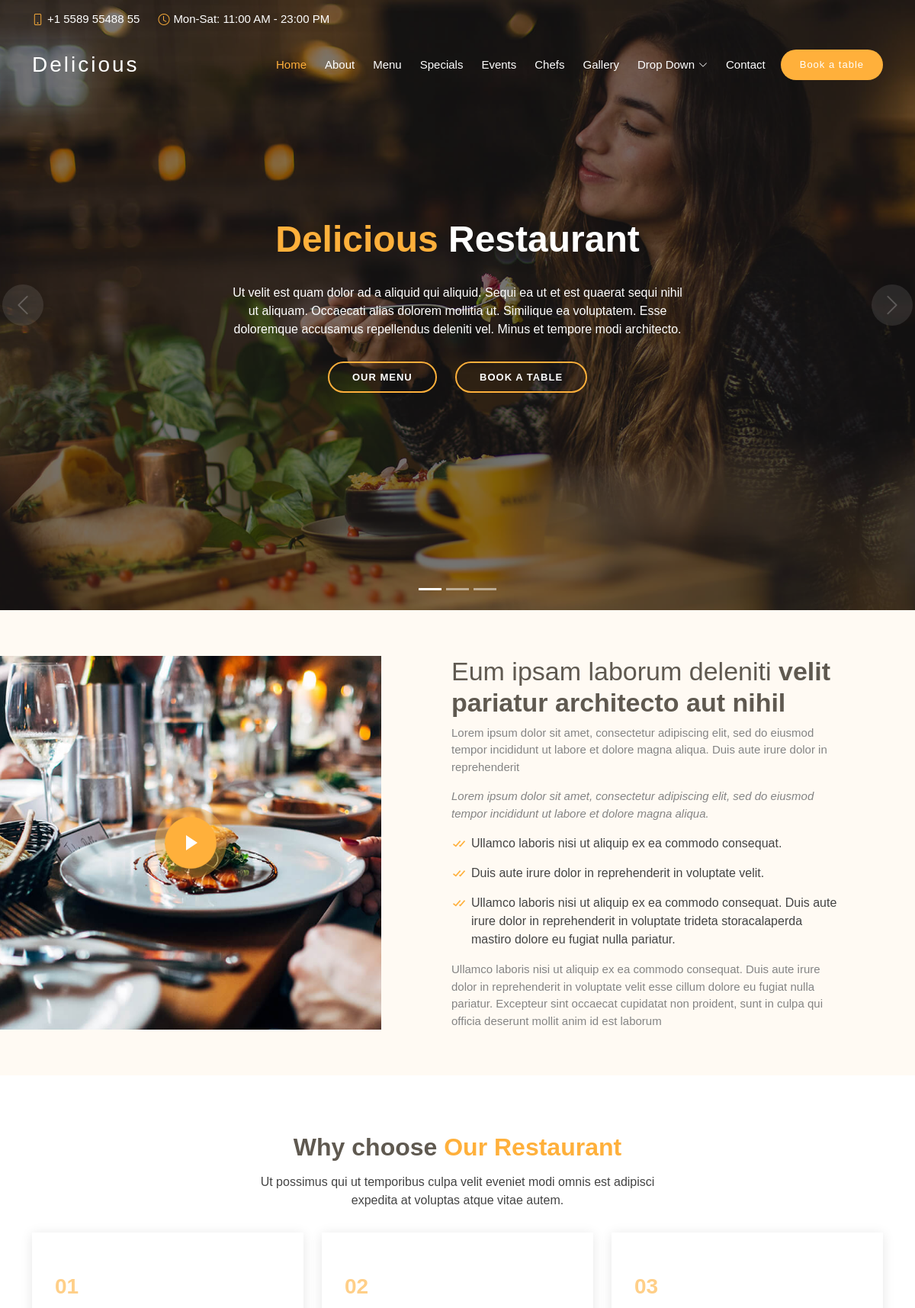
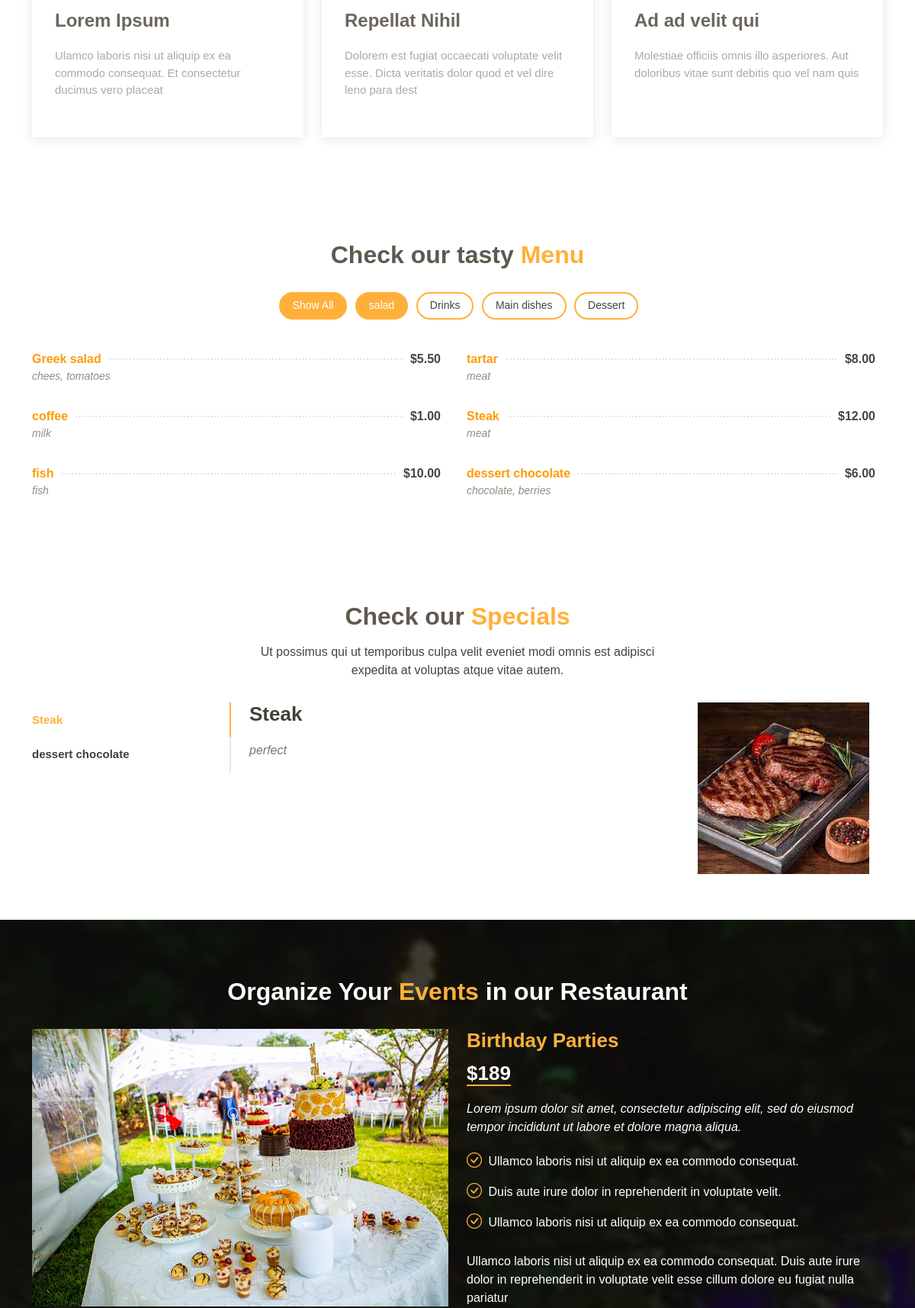
The page / (upper part) on the database its author committed (2 pictures, top to bottom).
### base/models.py (models this page shows, shortened)
class Category(models.Model):
    slug = models.SlugField(max_length=50, db_index=True)
    title = models.CharField(unique=True, max_length=50, db_index=True)
    position = models.SmallIntegerField(unique=True)
    is_visible = models.BooleanField(default=True)
    class Meta:
        ordering = ('position', 'is_visible',)
        index_together = (('id', 'slug'), )

class Menu(models.Model):
    def get_file_name (self, filename : str) -> str:
        ext_file = filename.strip().split('.')[-1]
        new_filename = f'{uuid.uuid4()}.{ext_file}'
        return os.path.join('menu/', new_filename)
    slug = models.SlugField(max_length=100, db_index=True)
    name = models.CharField(unique=True, max_length=50, db_index=True)
    ingrid = models.CharField(max_length=200)
    descript = models.TextField(max_length=500, default=True)
    price = models.DecimalField(max_digits= 8, decimal_places=2)
    special_dish = models.BooleanField(default=False)
    position = models.SmallIntegerField()
    is_visible = models.BooleanField(default=True)
    photo = models.ImageField(upload_to=get_file_name)
    category = models.ForeignKey(Category, on_delete= models.CASCADE)
    class Meta:
        ordering = ('is_visible', 'position')
        index_together = (('id', 'slug'), )

### base/views.py (the view)
# urls.py: path('', base),
def base (request):
    if request.method == 'POST':
        reserve = UserReservationForm(request.POST)
        if reserve.is_valid():
            reserve.save()
            return redirect('/')
    categories = Category.objects.filter(is_visible=True)
    menus = Menu.objects.filter(is_visible=True)
    specials = Menu.objects.filter(special_dish=True)
    event = Event.objects.filter(is_visible=True)
    whyus = WhyUs.objects.all()
    about = AboutUs.objects.filter(is_visible=True)
    gallerys = Galery.objects.filter(is_visible = True)
    reserve = UserReservationForm()
    data = {'categories': categories,
            'menus': menus,
            'specials': specials,
            'event': event,
            'about': about,
            'whyus': whyus,
            'gallerys': gallerys,
            'reserve_form': reserve
            }
    return render(request, 'base.html', context=data)

### base/templates/base.html (shortened to what this page needs)
{% extends 'index.html' %}
{% block content %}
    {% include 'About.html' %}
    {% include 'whyus.html' %}
    {% include 'menu.html' %}
    {% include 'specials.html' %}
    {% include 'event.html' %}
{% endblock %}

### templates/index.html (shortened to what this page needs)
{% load static %}
<!DOCTYPE html>
<html lang="en">
<head>
  <link href={% static "assets/vendor/animate.css/animate.min.css" %} rel="stylesheet">
  <link href={% static "assets/vendor/bootstrap/css/bootstrap.min.css" %} rel="stylesheet">
  <link href={% static "assets/vendor/bootstrap-icons/bootstrap-icons.css" %} rel="stylesheet">
  <link href={% static "assets/vendor/boxicons/css/boxicons.min.css" %} rel="stylesheet">
  <link href={% static "assets/vendor/glightbox/css/glightbox.min.css" %} rel="stylesheet">
  <link href={% static "assets/vendor/swiper/swiper-bundle.min.css" %} rel="stylesheet">
  <link href={% static "assets/css/style.css" %} rel="stylesheet">
</head>
<body>
  <section id="topbar" class="d-flex align-items-center fixed-top topbar-transparent">
    <div class="container-fluid container-xl d-flex align-items-center justify-content-center justify-content-lg-start">
      <i class="bi bi-phone d-flex align-items-center"><span>+1 5589 55488 55</span></i>
      <i class="bi bi-clock ms-4 d-none d-lg-flex align-items-center"><span>Mon-Sat: 11:00 AM - 23:00 PM</span></i>
    </div>
  </section>
  <header id="header" class="fixed-top d-flex align-items-center header-transparent">
    <div class="container-fluid container-xl d-flex align-items-center justify-content-between">
      <div class="logo me-auto">
        <h1><a href="index.html">Delicious</a></h1>
      </div>
      <nav id="navbar" class="navbar order-last order-lg-0">
        <ul>
          <li><a class="nav-link scrollto active" href="#hero">Home</a></li>
          <li><a class="nav-link scrollto" href="#about">About</a></li>
          <li><a class="nav-link scrollto" href="#menu">Menu</a></li>
          <li><a class="nav-link scrollto" href="#specials">Specials</a></li>
          <li><a class="nav-link scrollto" href="#events">Events</a></li>
          <li><a class="nav-link scrollto" href="#chefs">Chefs</a></li>
          <li><a class="nav-link scrollto" href="#gallery">Gallery</a></li>
          <li class="dropdown"><a href="#"><span>Drop Down</span> <i class="bi bi-chevron-down"></i></a>
          </li>
          <li><a class="nav-link scrollto" href="#contact">Contact</a></li>
        </ul>
      </nav>
      <a href="#book-a-table" class="book-a-table-btn scrollto">Book a table</a>
    </div>
  </header>
  <section id="hero">
    <div class="hero-container">
      <div id="heroCarousel" data-bs-interval="5000" class="carousel slide carousel-fade" data-bs-ride="carousel">
        <ol class="carousel-indicators" id="hero-carousel-indicators"></ol>
        <div class="carousel-inner" role="listbox">
          <div class="carousel-item active" style="background-image: url(assets/img/slide/slide-1.jpg);">
            <div class="carousel-container">
              <div class="carousel-content">
                <h2 class="animate__animated animate__fadeInDown"><span>Delicious</span> Restaurant</h2>
                <p class="animate__animated animate__fadeInUp">Ut velit est quam dolor ad a aliquid qui aliquid. Sequi ea ut et est quaerat sequi nihil ut aliquam. Occaecati alias dolorem mollitia ut. Similique ea voluptatem. Esse doloremque accusamus repellendus deleniti vel. Minus et tempore modi architecto.</p>
                <div>
                  <a href="#menu" class="btn-menu animate__animated animate__fadeInUp scrollto">Our Menu</a>
                  <a href="#book-a-table" class="btn-book animate__animated animate__fadeInUp scrollto">Book a Table</a>
                </div>
              </div>
            </div>
          </div>
        </div>
        <a class="carousel-control-prev" href="#heroCarousel" role="button" data-bs-slide="prev">
          <span class="carousel-control-prev-icon bi bi-chevron-left" aria-hidden="true"></span>
        </a>
        <a class="carousel-control-next" href="#heroCarousel" role="button" data-bs-slide="next">
          <span class="carousel-control-next-icon bi bi-chevron-right" aria-hidden="true"></span>
        </a>
      </div>
    </div>
  </section>
  <main id="main">
      {% block content %}
      {% endblock %}
  </main>
</body>
</html>

### base/templates/About.html
<section id="about" class="about">
  <div class="container-fluid">
    <div class="row">
      <div class="col-lg-5 align-items-stretch video-box" style='background-image: url("assets/img/about.jpg");'>
        <a href="https://www.youtube.com/watch?v=jDDaplaOz7Q" class="venobox play-btn mb-4" data-vbtype="video" data-autoplay="true"></a>
      </div>
      <div class="col-lg-7 d-flex flex-column justify-content-center align-items-stretch">
        <div class="content">
          <h3>Eum ipsam laborum deleniti <strong>velit pariatur architecto aut nihil</strong></h3>
          <p>
            Lorem ipsum dolor sit amet, consectetur adipiscing elit, sed do eiusmod tempor incididunt ut labore et dolore magna aliqua. Duis aute irure dolor in reprehenderit
          </p>
          <p class="fst-italic">
            Lorem ipsum dolor sit amet, consectetur adipiscing elit, sed do eiusmod tempor incididunt ut labore et dolore
            magna aliqua.
          </p>
          <ul>
            <li><i class="bx bx-check-double"></i> Ullamco laboris nisi ut aliquip ex ea commodo consequat.</li>
            <li><i class="bx bx-check-double"></i> Duis aute irure dolor in reprehenderit in voluptate velit.</li>
            <li><i class="bx bx-check-double"></i> Ullamco laboris nisi ut aliquip ex ea commodo consequat. Duis aute irure dolor in reprehenderit in voluptate trideta storacalaperda mastiro dolore eu fugiat nulla pariatur.</li>
          </ul>
          <p>
            Ullamco laboris nisi ut aliquip ex ea commodo consequat. Duis aute irure dolor in reprehenderit in voluptate
            velit esse cillum dolore eu fugiat nulla pariatur. Excepteur sint occaecat cupidatat non proident, sunt in
            culpa qui officia deserunt mollit anim id est laborum
          </p>
        </div>
      </div>
    </div>
  </div>
</section>

### base/templates/whyus.html
<section id="why-us" class="why-us">
  <div class="container">
    <div class="section-title">
      <h2>Why choose <span>Our Restaurant</span></h2>
      <p>Ut possimus qui ut temporibus culpa velit eveniet modi omnis est adipisci expedita at voluptas atque vitae autem.</p>
    </div>
    <div class="row">
      <div class="col-lg-4">
        <div class="box">
          <span>01</span>
          <h4>Lorem Ipsum</h4>
          <p>Ulamco laboris nisi ut aliquip ex ea commodo consequat. Et consectetur ducimus vero placeat</p>
        </div>
      </div>
      <div class="col-lg-4 mt-4 mt-lg-0">
        <div class="box">
          <span>02</span>
          <h4>Repellat Nihil</h4>
          <p>Dolorem est fugiat occaecati voluptate velit esse. Dicta veritatis dolor quod et vel dire leno para dest</p>
        </div>
      </div>
      <div class="col-lg-4 mt-4 mt-lg-0">
        <div class="box">
          <span>03</span>
          <h4> Ad ad velit qui</h4>
          <p>Molestiae officiis omnis illo asperiores. Aut doloribus vitae sunt debitis quo vel nam quis</p>
        </div>
      </div>
    </div>
  </div>
</section>

### base/templates/menu.html
<section id="menu" class="menu">
  <div class="container">
    <div class="section-title">
      <h2>Check our tasty <span>Menu</span></h2>
    </div>
    <div class="row">
      <div class="col-lg-12 d-flex justify-content-center">
        <ul id="menu-flters">
           <li data-filter="*" class="filter-active">Show All</li>
            {% for category in categories %}
                {% if forloop.first %}
                    <li data-filter=".filter-cat{{ category.pk }}" class="filter-active">{{ category.title }}</li>
                {% else %}
                    <li data-filter=".filter-cat{{ category.pk }}">{{ category.title }}</li>
                {% endif %}
            {% endfor %}
        </ul>
      </div>
    </div>
    <div class="row menu-container">
        {% for menu in menus %}
            <div class="col-lg-6 menu-item filter-cat{{ menu.category.pk}}">
                 <div class="menu-content">
                     <a href="#">{{ menu.name }}</a><span>${{ menu.price }}</span>
                </div>
            <div class="menu-ingredients">
                {{ menu.ingrid }}
            </div>
            </div>
        {% endfor %}
    </div>
  </div>
</section>

### base/templates/specials.html (shortened to what this page needs)
<section id="specials" class="specials">
  <div class="container">
    <div class="section-title">
      <h2>Check our <span>Specials</span></h2>
      <p>Ut possimus qui ut temporibus culpa velit eveniet modi omnis est adipisci expedita at voluptas atque vitae autem.</p>
    </div>
    <div class="row">
      <div class="col-lg-3">
        <ul class="nav nav-tabs flex-column">
            {% for menu in specials %}
                {% if forloop.first %}
                    <li class="nav-item">
                        <a class="nav-link active show" data-bs-toggle="tab" href="#tab-m{{ menu.pk }}">{{ menu.name }}</a>
                    </li>
                {% else %}
                    <li class="nav-item">
                        <a class="nav-link" data-bs-toggle="tab" href="#tab-m{{ menu.pk }}">{{ menu.name }}</a>
                    </li>
                {% endif %}
            {% endfor %}
        </ul>
      </div>
      <div class="col-lg-9 mt-4 mt-lg-0">
        <div class="tab-content">
            {% for menu in specials %}
                {% if forloop.first %}
                     <div class="tab-pane active show" id="tab-m{{ menu.pk }}">
                        <div class="row">
                            <div class="col-lg-8 details order-2 order-lg-1">
                                <h3>{{ menu.name }}</h3>
                                <p class="fst-italic">{{ menu.descript}}</p>
                            </div>
                            <div class="col-lg-4 text-center order-1 order-lg-2">
                                <img src={{ menu.photo.url }} alt="" class="img-fluid">
                            </div>
                        </div>
                     </div>
                {% endif %}
            {% endfor %}
        </div>
      </div>
    </div>
  </div>
</section>

### base/templates/event.html (shortened to what this page needs)
<section id="events" class="events">
  <div class="container">
    <div class="section-title">
      <h2>Organize Your <span>Events</span> in our Restaurant</h2>
    </div>
    <div class="events-slider swiper">
      <div class="swiper-wrapper">
        <div class="swiper-slide">
          <div class="row event-item">
            <div class="col-lg-6">
              <img src="assets/img/event-birthday.jpg" class="img-fluid" alt="">
            </div>
            <div class="col-lg-6 pt-4 pt-lg-0 content">
              <h3>Birthday Parties</h3>
              <div class="price">
                <p><span>$189</span></p>
              </div>
              <p class="fst-italic">
                Lorem ipsum dolor sit amet, consectetur adipiscing elit, sed do eiusmod tempor incididunt ut labore et dolore
                magna aliqua.
              </p>
              <ul>
                <li><i class="bi bi-check-circle"></i> Ullamco laboris nisi ut aliquip ex ea commodo consequat.</li>
                <li><i class="bi bi-check-circle"></i> Duis aute irure dolor in reprehenderit in voluptate velit.</li>
                <li><i class="bi bi-check-circle"></i> Ullamco laboris nisi ut aliquip ex ea commodo consequat.</li>
              </ul>
              <p>
                Ullamco laboris nisi ut aliquip ex ea commodo consequat. Duis aute irure dolor in reprehenderit in voluptate
                velit esse cillum dolore eu fugiat nulla pariatur
              </p>
            </div>
          </div>
        </div>
        <div class="swiper-slide">
          <div class="row event-item">
            <div class="col-lg-6">
            </div>
          </div>
        </div>
        <div class="swiper-slide">
          <div class="row event-item">
            <div class="col-lg-6 pt-4 pt-lg-0 content">
            </div>
          </div>
        </div>
      </div>
    </div>
  </div>
</section>

### rows shown on the page
Category: title "salad"
Category: title "Drinks"
Category: title "Main dishes"
Category: title "Dessert"
Menu: name "Greek salad", price "5.50", ingrid "chees, tomatoes"
Menu: name "tartar", price "8.00", ingrid "meat"
Menu: name "coffee", price "1.00", ingrid "milk"
Menu: name "Steak", price "12.00", ingrid "meat", descript "perfect", photo (picture)
Menu: name "fish", price "10.00", ingrid "fish"
Menu: name "dessert chocolate", price "6.00", ingrid "chocolate, berries"
